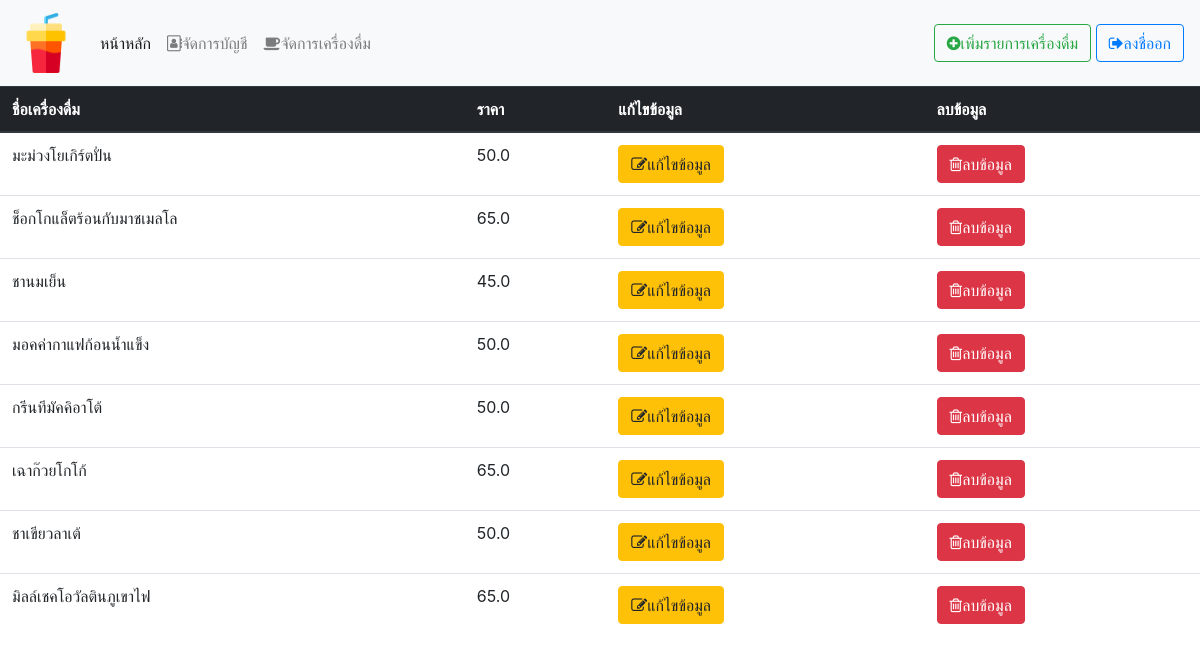
Screenshot of /drink/ (signed in) with the database file from the repository.
### Tea/models.py (models this page shows, shortened)
class Tea(models.Model):
    drinkname = models.CharField(max_length=255,blank=False)
    price = models.FloatField(default=0,blank=False)

### Tea/views.py (the view)
# urls.py: url(r'^drink/$', views.drink_list, name='drink_list'),
@login_required(login_url='/login1/')
@permission_required('Users.is_superuser')
def drink_list(request):
        drink = Tea.objects.all()
        page = request.GET.get('page', 1)
        paginator = Paginator(drink, 5)
        try:
                users = paginator.page(page)
        except PageNotAnInteger:
                users = paginator.page(1)
        except EmptyPage:
                users = paginator.page(paginator.num_pages)
        context = {
                "items": drink,
                "users" : users,
        }
        return render(request,'drink_list.html' ,context)

### Tea/templates/drink_list.html (shortened to what this page needs)
{% extends 'base3.html' %}
{% block content %}
<table class = "table">
    <thead class="thead-dark">
        <tr>
            <th scope="col">ชื่อเครื่องดื่ม</th>
            <th scope="col">ราคา</th>
            <th scope="col">แก้ไขข้อมูล</th>
            <th scope="col">ลบข้อมูล</th>
        </tr>
    </thead>
    <tbody>
        {% for item in items %}
        <tr>
            <td>{{item.drinkname}}</td>
            <td>{{item.price}}</td>
            <td><a href="{% url 'edit_Drinking' id=item.id  %}"><button class="btn btn-warning"><i class="fa fa-pencil-square-o" aria-hidden="true"></i>แก้ไขข้อมูล</button></a></td>
            <td><a href="{% url 'delete_drinking' id=item.id %}"><button class="btn btn-danger"><i class="fa fa-trash-o" aria-hidden="true"></i>ลบข้อมูล</button></a></td>
        </tr>
        {% endfor %}
    </tbody>
</table>
{% endblock %}

### rows the page displays
Tea: drinkname "มะม่วงโยเกิร์ตปั่น", price "50.0"
Tea: drinkname "ช็อกโกแล็ตร้อนกับมาชเมลโล", price "65.0"
Tea: drinkname "ชานมเย็น", price "45.0"
Tea: drinkname "มอคค่ากาแฟก้อนน้ำแข็ง", price "50.0"
Tea: drinkname "กรีนทีมัคคิอาโต้", price "50.0"
Tea: drinkname "เฉาก๊วยโกโก้", price "65.0"
Tea: drinkname "ชาเขียวลาเต้", price "50.0"
Tea: drinkname "มิลล์เชคโอวัลตินภูเขาไฟ", price "65.0"
